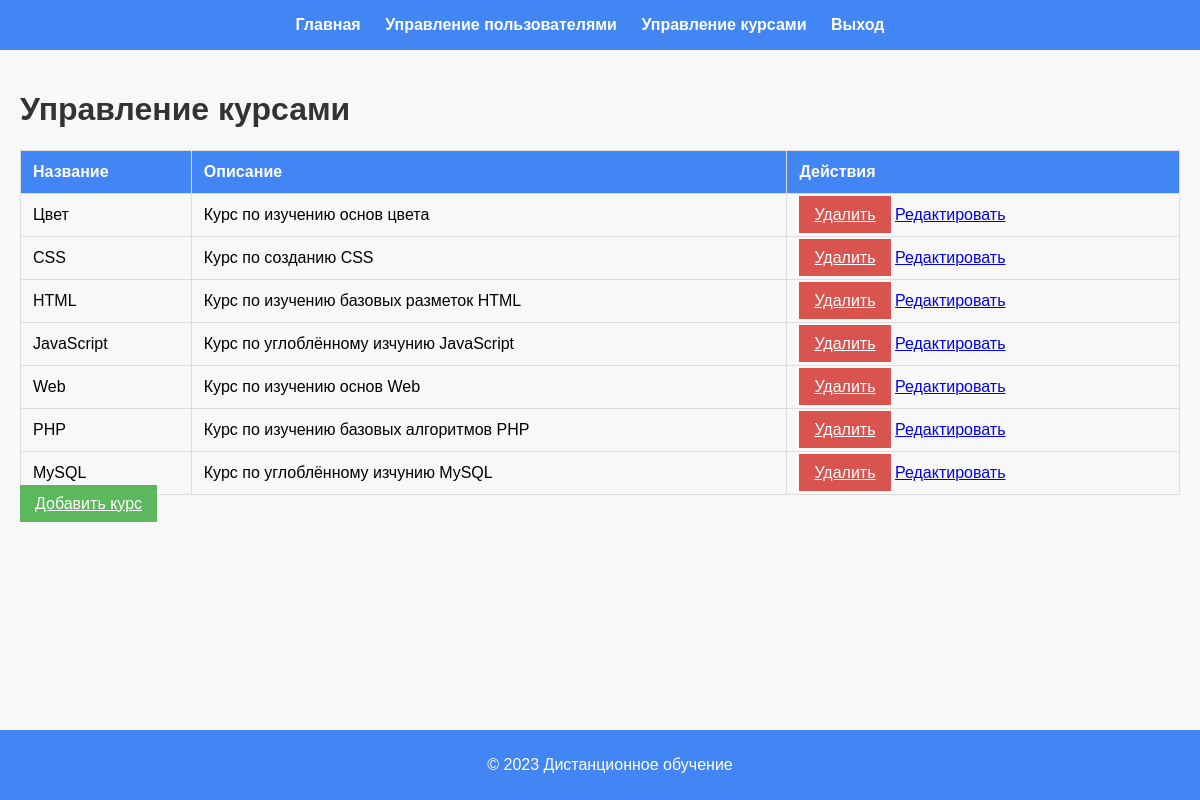
Screenshot of /anton/roles/admin/manage_courses.php (signed in) with the database file from the repository.
### tables this page shows
CREATE TABLE `courses` (
  `id` int NOT NULL AUTO_INCREMENT,
  `name` varchar(255) NOT NULL,
  `description` text,
  PRIMARY KEY (`id`)
);

### anton/includes/functions.php (called while the page is built, shortened)
<?php
function getCourses($conn) {
    $sql = "SELECT * FROM courses";
    $result = mysqli_query($conn, $sql);
    $courses = array();
    while ($row = mysqli_fetch_assoc($result)) {
        $courses[] = $row;
    }
    return $courses;
}
?>

### anton/roles/admin/manage_courses.php (the view, shortened to what this page needs)
<?php
include('../../includes/db.php');
include('../../includes/functions.php');
$courses = getCourses($conn);
?>
<!DOCTYPE html>
<html lang="ru">
<head>
    <link rel="stylesheet" href="../../css/styles.css">
</head>
<body>
 <header>
        <nav>
            <ul>
                <li><a href="index.php">Главная</a></li>
                <li><a href="manage_users.php">Управление пользователями</a></li>
                <li><a href="manage_courses.php">Управление курсами</a></li>
                <li><a href="../../logout.php">Выход</a></li>
            </ul>
        </nav>
    </header>
    <main>
        <h1>Управление курсами</h1>
        <table>
            <tr>
                <th>Название</th>
                <th>Описание</th>
                <th>Действия</th>
            </tr>
            <?php foreach ($courses as $course): ?>
                <tr>
                    <td><?php echo $course['name']; ?></td>
                    <td><?php echo $course['description']; ?></td>
                    <td>
                        <a href="#" class="delete-button" onclick="showConfirmationModal(<?php echo $course['id']; ?>)">Удалить</a>
                        <a href="#" onclick="openEditForm(<?php echo $course['id']; ?>, '<?php echo $course['name']; ?>', '<?php echo $course['description']; ?>')">Редактировать</a>
                    </td>
                </tr>
            <?php endforeach; ?>
        </table>
    <a href="#" class="add-button" onclick="toggleAddCourseForm()">Добавить курс</a>
    </main>
    <footer class="footer">
        <p>&copy; 2023 Дистанционное обучение</p>
    </footer>
</body>
</html>

### anton/css/styles.css (style rules this page uses)
body { font-family: 'Arial', sans-serif; background-color: #f8f8f8; color: #333; margin: 0; padding: 0; }
header { background-color: #4285f4; color: #fff; padding: 1em; text-align: center; }
nav ul { list-style: none; padding: 0; margin: 0; }
nav ul li { display: inline-block; margin-right: 20px; }
nav a { text-decoration: none; color: #fff; font-weight: bold; }
main { padding: 20px; }
table { width: 80%; margin: 0 auto; border-collapse: collapse; margin-top: 20px; }
th, td { border: 1px solid #ddd; padding: 10px; text-align: left; }
th { background-color: #4285f4; color: #fff; }
.footer { background-color: #4285f4; color: #fff; text-align: center; padding: 10px; position: fixed; bottom: 0; width: 100%; }
table { width: 100%; border-collapse: collapse; margin-top: 20px; }
table, th, td { border: 1px solid #ddd; color: black; }
th, td { padding: 12px; text-align: left; }

### anton/roles/admin/manage_courses.php (style rules this page uses)
.delete-button { background-color: #d9534f; color: #fff; padding: 10px 15px; border: none; cursor: pointer; }
.footer { background-color: #4285f4; color: #fff; text-align: center; padding: 10px; position: fixed; bottom: 0; width: 100%; }
.add-button { background-color: #5cb85c; color: #fff; padding: 10px 15px; border: none; cursor: pointer; }

### rows the page displays
courses: name "Цвет", description "Курс по изучению основ цвета"
courses: name "CSS", description "Курс по созданию CSS"
courses: name "HTML", description "Курс по изучению базовых разметок HTML"
courses: name "JavaScript", description "Курс по углоблённому изчунию JavaScript"
courses: name "Web", description "Курс по изучению основ Web"
courses: name "PHP", description "Курс по изучению базовых алгоритмов PHP"
courses: name "MySQL", description "Курс по углоблённому изчунию MySQL"
